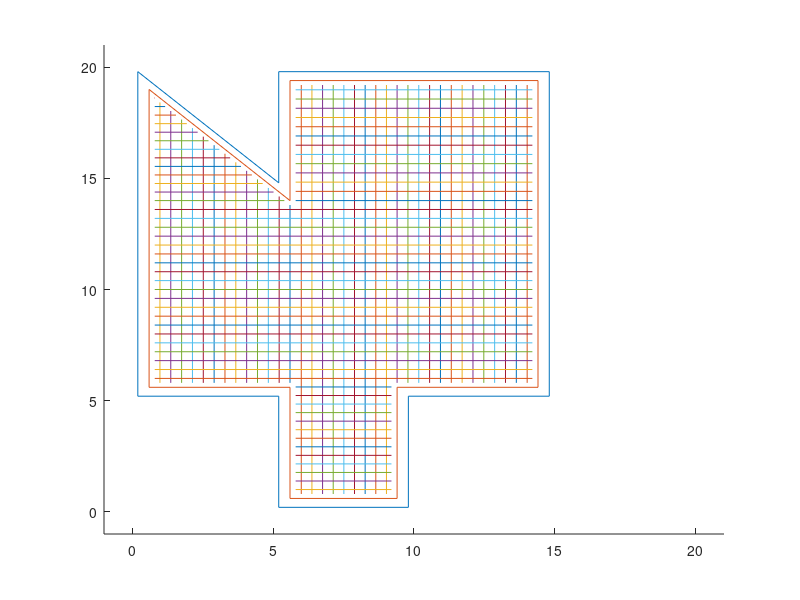
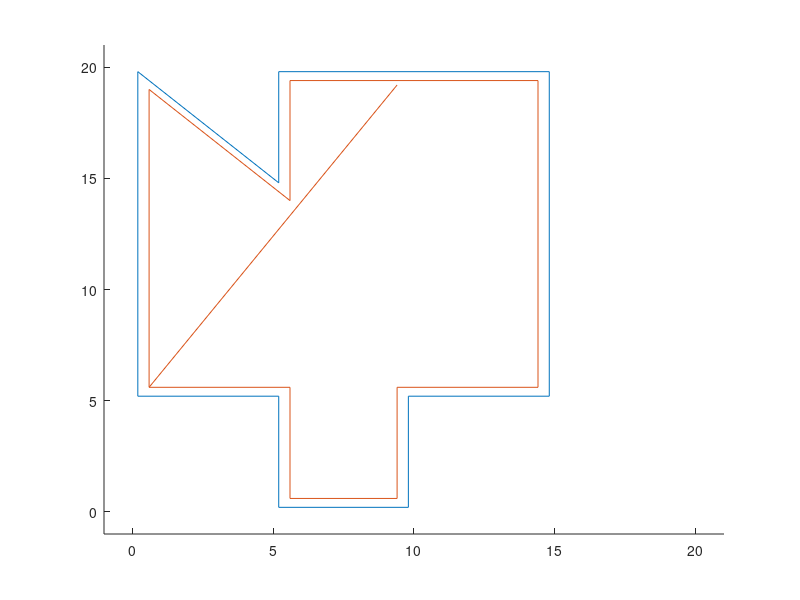

The MATLAB script that drew these images, in order:
clear
clc

%% Initialization




%% Test Initial Shape
clear
clc
close all

noz = 0.4;

x = [0.2 0.2 5.2 5.2 14.8 14.8 9.8 9.8 5.2 5.2 0.2];
y = [5.2 19.8 14.8 19.8 19.8 5.2 5.2 0.2 0.2 5.2 5.2];

xdiff = max(x)-min(x);
ydiff = max(y)-min(y);

x2 = [];
y2 = [];
x3 = [];
y3 = [];

zstore = [];
mult = 0;
for i = 0.2:0.2:10
    mult = 1 + mult;
    z = [];
    for j = 1:length(0.2:0.2:10)
        zcomp = 0.2*mult;
        z = [z zcomp];
    end
zstore = [zstore ; z];
end


for i = 1:length(x)
   xref = x(i);
   yref = y(i);
   enter = 1;
   if xref == 0.2 && yref == 19.8 || xref == 5.2 && yref == 14.8
       x2 = [x2 xref+noz];
       y2 = [y2 yref-0.8];
       enter = 0;
   elseif xref <= xdiff/2
       x2 = [x2 xref+noz];
   else
       x2 = [x2 xref-noz];
   end
   if enter == 1
        if yref <= ydiff/2
            y2 = [y2 yref+noz];
        else
            y2 = [y2 yref-noz];
        end
   end
end

% figure
% plot3(x,y,zstore,x2,y2,zstore,x3,y3,zstore)
% xlim([-1 21])
% ylim([-1 21])
% zlim([0 11])

figure
hold on
plot(x,y)
plot(x2,y2)
%plot(x3,y3)
%plot(xref,yref)
xlim([-1 21])
ylim([-1 21])

% FIRST BOTTOM LAYER

x1y1 = [0.6 19-0.2];
x2y2 = [5.6 14-0.2];
v = x2y2 - x1y1
n = sqrt((x1y1(1)-x2y2(1))^2+((x1y1(2)-x2y2(2))^2))
u = v/n
pstore = [];

infx1 = [];
infy1 = [];

numlines0 = round((x2y2(1)-x1y1(1))/0.4);
infline1 = round(numlines0*0.3);
dist = (x2y2(1)-x1y1(1))/numlines0/sind(45);
layer = 0.2;

for i = 1:numlines0
    p1 = [x1y1(1) x1y1(2)] + dist*i*[u(1) u(2)]
    pstore = [pstore ; p1];
    if i == 1
       %plot([x1y1(1) p1(1)],[x1y1(2) p1(2)])
    else
       %plot([pstore(i-1,1) p1(1)],[pstore(i-1,2) p1(2)]) 
    end
end

line = x2y2(1)+0.2;

for i = 1:numlines0
     plot([pstore(i,1) pstore(i,1)],[line pstore(i,2)])
     
end

x1 = 6;
x2 = 9.4;
y1 = 0.8;
y2 = 19.2;
 numlines = (9.6-6)/0.4;
 dist2 = (x2-x1)/round(numlines);
 xsto1 = x1:dist2:x2;
 
 for i = 1:round(numlines)
     plot([xsto1(i) xsto1(i)],[y1 y2])
 end
 
x12 = 9.4;
x22 = 14.4;
y12 = 5.8;
y22 = 19.2;
 numlines2 = (x22-x12)/0.4;
 dist3 = (x22-x12)/round(numlines2);
 xsto2 = x12:dist3:x22;
 
 for i = 1:round(numlines2)
     plot([xsto2(i) xsto2(i)],[y12 y22])
 end
 
 %% SECOND BOTTOM LAYER
 
 
x12 = 5.8;
x22 = 9.2;
y12 = 1;
y22 = 6;
 numlines2 = (y22-y12)/0.4;
 dist3 = (y22-y12)/round(numlines2);
 ysto2 = y12:dist3:y22;
 
 for i = 1:round(numlines2)
     plot([x12 x22],[ysto2(i) ysto2(i)])
 end
 
x12 = 0.8;
x22 = 14.2;
y12 = 6;
y22 = 14;
 numlines2 = (y22-y12)/0.4;
 dist3 = (y22-y12)/round(numlines2);
 ysto2 = y12:dist3:y22;
 
 for i = 1:round(numlines2)
     plot([x12 x22],[ysto2(i) ysto2(i)])
 end
 
x12 = 5.8;
x22 = 14.2;
y12 = 14;
y22 = 19.4;
 numlines2 = (y22-y12)/0.4;
 dist3 = (y22-y12)/round(numlines2);
 ysto2 = y12:dist3:y22;
 
 for i = 1:round(numlines2)
     plot([x12 x22],[ysto2(i) ysto2(i)])
 end
 
x1y1 = [0.6 19-0.2];
x2y2 = [5.6 14-0.2];
v = x2y2 - x1y1
n = sqrt((x1y1(1)-x2y2(1))^2+((x1y1(2)-x2y2(2))^2))
u = v/n
pstore = [];

numlines0 = abs(round((x2y2(2)-x1y1(2))/0.4));
dist = (x2y2(1)-x1y1(1))/numlines0/sind(45);
layer = 0.2;

xn1 = [1 14]

for i = 1:numlines0
    p1 = [x1y1(1) x1y1(2)+0.2] + dist*i*[u(1) u(2)]
    pstore = [pstore ; p1];
    if i == 1
       %plot([x1y1(1) p1(1)],[x1y1(2) p1(2)])
    else
       %plot([pstore(i-1,1) p1(1)],[pstore(i-1,2) p1(2)]) 
    end
end

line = x1y1(1)+0.2;

for i = 1:numlines0
     plot([line pstore(i,1)-0.2],[pstore(i,2) pstore(i,2)])
end

%% Infill

for i = 1:length(x)
   xref = x(i);
   yref = y(i);
   enter = 1;
   if xref == 0.2 && yref == 19.8 || xref == 5.2 && yref == 14.8
       x2 = [x2 xref+noz];
       y2 = [y2 yref-0.8];
       enter = 0;
   elseif xref <= xdiff/2
       x2 = [x2 xref+noz];
   else
       x2 = [x2 xref-noz];
   end
   if enter == 1
        if yref <= ydiff/2
            y2 = [y2 yref+noz];
        else
            y2 = [y2 yref-noz];
        end
   end
end

figure
hold on
plot(x,y)
plot(x2,y2)
%plot(x3,y3)
%plot(xref,yref)
xlim([-1 21])
ylim([-1 21])

tot = (9.022-6)/4;
infill = tot*.3
